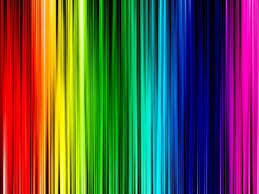
#> input picture color_img.jpg, 259 x 194 px, found by its file name
$ jupyter execute --allow-errors 'task 2.ipynb'
#> lines starting #> are read from the running program, lines starting #| are printed output that depends on the picture; after the words box and inside, x2 and y2 are one past the last pixel; in counts of white or black regions, pixels touching at a corner belong together
# GRIP The Sparks Foundation(TSF)

###  Computer Vision & Internet of Things internship

## Created by Najla KHOUALDI

## Task 2 :Color Identification in Images

### In this task :

I Implemented an image color detector which identifies all the colors in an image or video.

[cell 1]
import cv2
import numpy as np
import matplotlib.pyplot as plt

[cell 2]
img=cv2.imread('C:\\Users\\admin\\Desktop\\stage\\The sparks foundation\\task2\\color-identification-in-image-main\\color-identification-in-image-main\\color_img.jpg')
#> img is the input picture: shape (194, 259, 3); mean B, G, R 70.5, 85.4, 94.4

[cell 3]
plt.figure(figsize=(20,8))
plt.imshow(img)

[cell 4]
grid_RGB =cv2.cvtColor(img,cv2.COLOR_BGR2RGB)

[cell 5]
plt.figure(figsize=(20,8))
plt.imshow(grid_RGB)

[cell 6]
grid_HSV = cv2.cvtColor(grid_RGB, cv2.COLOR_RGB2HSV)
#> grid_HSV: shape (194, 259, 3); mean H, S, V 80.5, 237.7, 159.6

[cell 7]
lower = np.array([25,150,50])
upper = np.array([35,255,255])

[cell 8]
mask = cv2.inRange(grid_HSV , lower , upper)
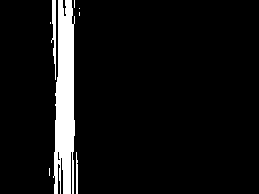
#> mask: shape (194, 259); 7.1% white; 8 white regions (5 under 20 px), largest, box (x1, y1, x2, y2) and area: (53, 0, 75, 194) 3239, (51, 0, 56, 80) 221, (76, 152, 78, 194) 75

[cell 9]
plt.figure(figsize=(20,8))
plt.imshow(mask)

[cell 10]
res = cv2.bitwise_and(grid_RGB, grid_RGB ,mask=mask)
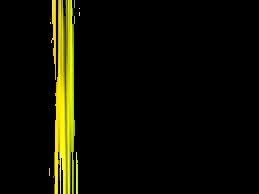
#> res: shape (194, 259, 3); mean R, G, B 14.3, 14.2, 1

[cell 11]
plt.figure(figsize=(20,8))
plt.imshow(res)

[cell 12]
lower = np.array([0,150,50])
upper = np.array([10,255,255])

[cell 13]
mask1 = cv2.inRange(grid_HSV , lower , upper)
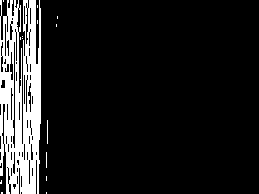
#> mask1: shape (194, 259); 11.5% white; 15 white regions (13 under 20 px), largest, box (x1, y1, x2, y2) and area: (0, 0, 41, 194) 5686, (47, 120, 48, 144) 24

[cell 14]
plt.figure(figsize=(20,8))
plt.imshow(mask1)

[cell 15]
res1 = cv2.bitwise_and(grid_RGB, grid_RGB ,mask=mask1)
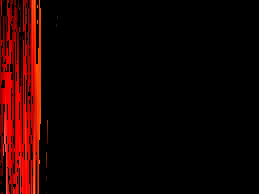
#> res1: shape (194, 259, 3); mean R, G, B 23.1, 2.1, 0.8

[cell 16]
plt.figure(figsize=(20,8))
plt.imshow(res1)

[cell 17]
lower = np.array([115,150,50])
upper = np.array([125,255,255])

[cell 18]
mask2 = cv2.inRange(grid_HSV , lower , upper)
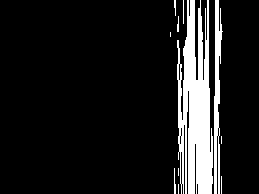
#> mask2: shape (194, 259); 11.9% white; 11 white regions (5 under 20 px), largest, box (x1, y1, x2, y2) and area: (177, 0, 213, 194) 4823, (214, 0, 223, 194) 980, (174, 168, 176, 194) 36, (174, 0, 176, 16) 24, (183, 0, 184, 24) 24, (177, 16, 179, 32) 24

[cell 19]
plt.figure(figsize=(20,8))
plt.imshow(mask2)

[cell 20]
res2 = cv2.bitwise_and(grid_RGB, grid_RGB ,mask=mask2)
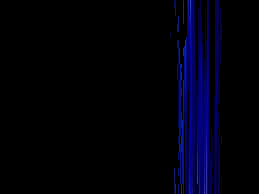
#> res2: shape (194, 259, 3); mean R, G, B 0.6, 0.7, 12.3

[cell 21]
plt.figure(figsize=(20,8))
plt.imshow(res2)

[cell 22]
image=cv2.imread('C:\\Users\\admin\\Desktop\\stage\\The sparks foundation\\TSF-GRIP_IOT_Tasks-main\\TSF-GRIP_IOT_Tasks-main\\Task_2\\mountain_biking.jpg')

[cell 23]
plt.figure(figsize=(20,10))
#> (the rest of this cell did not finish here and is left out)

#> (a cell that did not finish here is left out)

[cell 25]
plt.figure(figsize=(20,8))
plt.imshow(grid_RGB)

[cell 26]
grid_HSV = cv2.cvtColor(grid_RGB, cv2.COLOR_RGB2HSV)

[cell 27]
lower = np.array([35,150,50])
upper = np.array([75,255,255])

[cell 28]
mask = cv2.inRange(grid_HSV , lower , upper)
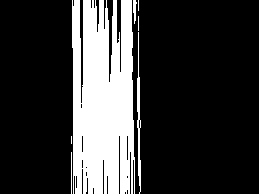
#> mask: shape (194, 259); 22.1% white; 7 white regions (3 under 20 px), largest, box (x1, y1, x2, y2) and area: (72, 0, 135, 194) 10630, (137, 32, 141, 194) 329, (133, 0, 137, 24) 60, (71, 152, 72, 194) 42

[cell 29]
res = cv2.bitwise_and(grid_RGB, grid_RGB ,mask=mask)
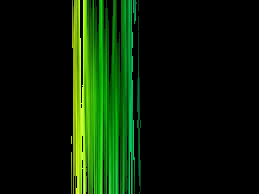
#> res: shape (194, 259, 3); mean R, G, B 10.5, 32.8, 4.8
